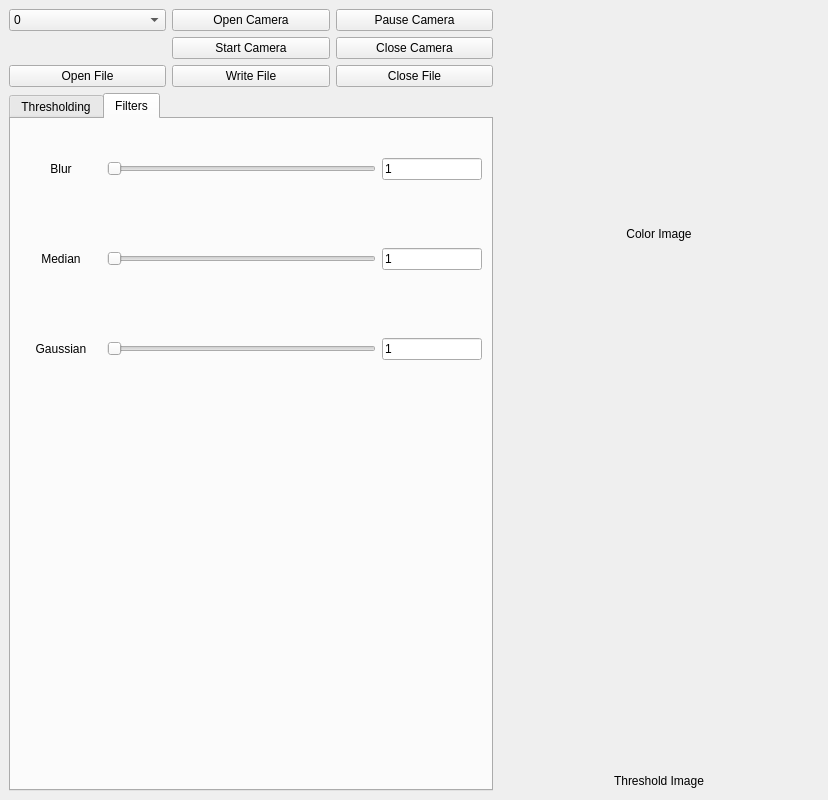
<?xml version="1.0" encoding="UTF-8"?>
<ui version="4.0">
 <class>MainWindow</class>
 <widget class="QMainWindow" name="MainWindow">
  <property name="minimumSize">
   <size>
    <width>828</width>
    <height>800</height>
   </size>
  </property>
  <property name="maximumSize">
   <size>
    <width>828</width>
    <height>800</height>
   </size>
  </property>
  <property name="windowTitle">
   <string>MainWindow</string>
  </property>
  <widget class="QWidget" name="centralwidget">
   <layout class="QGridLayout" name="gridLayout_2">
    <item row="0" column="0">
     <layout class="QHBoxLayout" name="horizontalLayout_8">
      <item>
       <layout class="QVBoxLayout" name="verticalLayout_5">
        <item>
         <layout class="QGridLayout" name="gridLayout">
          <item row="0" column="0">
           <widget class="QComboBox" name="cameraNo">
            <item>
             <property name="text">
              <string>0</string>
             </property>
            </item>
            <item>
             <property name="text">
              <string>1</string>
             </property>
            </item>
           </widget>
          </item>
          <item row="0" column="1">
           <widget class="QPushButton" name="openCamera">
            <property name="text">
             <string>Open Camera</string>
            </property>
           </widget>
          </item>
          <item row="3" column="1">
           <widget class="QPushButton" name="writeFile">
            <property name="text">
             <string>Write File</string>
            </property>
           </widget>
          </item>
          <item row="3" column="0">
           <widget class="QPushButton" name="openFile">
            <property name="text">
             <string>Open File</string>
            </property>
           </widget>
          </item>
          <item row="3" column="2">
           <widget class="QPushButton" name="closeFile">
            <property name="text">
             <string>Close File</string>
            </property>
           </widget>
          </item>
          <item row="0" column="2">
           <widget class="QPushButton" name="pauseCamera">
            <property name="text">
             <string>Pause Camera</string>
            </property>
           </widget>
          </item>
          <item row="1" column="2">
           <widget class="QPushButton" name="closeCamera">
            <property name="text">
             <string>Close Camera</string>
            </property>
           </widget>
          </item>
          <item row="1" column="1">
           <widget class="QPushButton" name="startCamera">
            <property name="text">
             <string>Start Camera</string>
            </property>
           </widget>
          </item>
         </layout>
        </item>
        <item>
         <widget class="QTabWidget" name="tabWidget">
          <property name="toolTip">
           <string>&lt;html&gt;&lt;head/&gt;&lt;body&gt;&lt;p&gt;&lt;br/&gt;&lt;/p&gt;&lt;/body&gt;&lt;/html&gt;</string>
          </property>
          <property name="currentIndex">
           <number>1</number>
          </property>
          <widget class="QWidget" name="tab_5">
           <attribute name="title">
            <string>Thresholding</string>
           </attribute>
           <widget class="QWidget" name="">
            <property name="geometry">
             <rect>
              <x>0</x>
              <y>0</y>
              <width>471</width>
              <height>521</height>
             </rect>
            </property>
            <layout class="QVBoxLayout" name="verticalLayout_4">
             <item>
              <spacer name="verticalSpacer_10">
               <property name="orientation">
                <enum>Qt::Vertical</enum>
               </property>
               <property name="sizeHint" stdset="0">
                <size>
                 <width>20</width>
                 <height>40</height>
                </size>
               </property>
              </spacer>
             </item>
             <item>
              <layout class="QHBoxLayout" name="horizontalLayout_7">
               <item>
                <widget class="QLabel" name="label_11">
                 <property name="minimumSize">
                  <size>
                   <width>70</width>
                   <height>20</height>
                  </size>
                 </property>
                 <property name="maximumSize">
                  <size>
                   <width>70</width>
                   <height>20</height>
                  </size>
                 </property>
                 <property name="text">
                  <string>H</string>
                 </property>
                 <property name="alignment">
                  <set>Qt::AlignCenter</set>
                 </property>
                </widget>
               </item>
               <item>
                <widget class="QSlider" name="HValue_slider">
                 <property name="minimumSize">
                  <size>
                   <width>320</width>
                   <height>30</height>
                  </size>
                 </property>
                 <property name="maximumSize">
                  <size>
                   <width>320</width>
                   <height>30</height>
                  </size>
                 </property>
                 <property name="maximum">
                  <number>255</number>
                 </property>
                 <property name="orientation">
                  <enum>Qt::Horizontal</enum>
                 </property>
                </widget>
               </item>
               <item>
                <widget class="QLineEdit" name="HValue_text">
                 <property name="minimumSize">
                  <size>
                   <width>70</width>
                   <height>30</height>
                  </size>
                 </property>
                 <property name="maximumSize">
                  <size>
                   <width>70</width>
                   <height>30</height>
                  </size>
                 </property>
                 <property name="text">
                  <string>0</string>
                 </property>
                 <property name="alignment">
                  <set>Qt::AlignCenter</set>
                 </property>
                 <property name="readOnly">
                  <bool>true</bool>
                 </property>
                </widget>
               </item>
              </layout>
             </item>
             <item>
              <spacer name="verticalSpacer_9">
               <property name="orientation">
                <enum>Qt::Vertical</enum>
               </property>
               <property name="sizeHint" stdset="0">
                <size>
                 <width>20</width>
                 <height>40</height>
                </size>
               </property>
              </spacer>
             </item>
             <item>
              <layout class="QHBoxLayout" name="horizontalLayout">
               <item>
                <widget class="QLabel" name="label_5">
                 <property name="minimumSize">
                  <size>
                   <width>70</width>
                   <height>20</height>
                  </size>
                 </property>
                 <property name="maximumSize">
                  <size>
                   <width>70</width>
                   <height>20</height>
                  </size>
                 </property>
                 <property name="text">
                  <string>S</string>
                 </property>
                 <property name="alignment">
                  <set>Qt::AlignCenter</set>
                 </property>
                </widget>
               </item>
               <item>
                <widget class="QSlider" name="SValue_slider">
                 <property name="minimumSize">
                  <size>
                   <width>320</width>
                   <height>30</height>
                  </size>
                 </property>
                 <property name="maximumSize">
                  <size>
                   <width>320</width>
                   <height>30</height>
                  </size>
                 </property>
                 <property name="maximum">
                  <number>255</number>
                 </property>
                 <property name="orientation">
                  <enum>Qt::Horizontal</enum>
                 </property>
                </widget>
               </item>
               <item>
                <widget class="QLineEdit" name="SValue_text">
                 <property name="minimumSize">
                  <size>
                   <width>70</width>
                   <height>30</height>
                  </size>
                 </property>
                 <property name="maximumSize">
                  <size>
                   <width>70</width>
                   <height>30</height>
                  </size>
                 </property>
                 <property name="text">
                  <string>0</string>
                 </property>
                 <property name="alignment">
                  <set>Qt::AlignCenter</set>
                 </property>
                 <property name="readOnly">
                  <bool>true</bool>
                 </property>
                </widget>
               </item>
              </layout>
             </item>
             <item>
              <spacer name="verticalSpacer">
               <property name="orientation">
                <enum>Qt::Vertical</enum>
               </property>
               <property name="sizeHint" stdset="0">
                <size>
                 <width>20</width>
                 <height>40</height>
                </size>
               </property>
              </spacer>
             </item>
             <item>
              <layout class="QHBoxLayout" name="horizontalLayout_2">
               <item>
                <widget class="QLabel" name="label_6">
                 <property name="minimumSize">
                  <size>
                   <width>70</width>
                   <height>20</height>
                  </size>
                 </property>
                 <property name="maximumSize">
                  <size>
                   <width>70</width>
                   <height>20</height>
                  </size>
                 </property>
                 <property name="text">
                  <string>V</string>
                 </property>
                 <property name="alignment">
                  <set>Qt::AlignCenter</set>
                 </property>
                </widget>
               </item>
               <item>
                <widget class="QSlider" name="VValue_slider">
                 <property name="minimumSize">
                  <size>
                   <width>320</width>
                   <height>30</height>
                  </size>
                 </property>
                 <property name="maximumSize">
                  <size>
                   <width>320</width>
                   <height>30</height>
                  </size>
                 </property>
                 <property name="maximum">
                  <number>255</number>
                 </property>
                 <property name="orientation">
                  <enum>Qt::Horizontal</enum>
                 </property>
                </widget>
               </item>
               <item>
                <widget class="QLineEdit" name="VValue_text">
                 <property name="minimumSize">
                  <size>
                   <width>70</width>
                   <height>30</height>
                  </size>
                 </property>
                 <property name="maximumSize">
                  <size>
                   <width>70</width>
                   <height>30</height>
                  </size>
                 </property>
                 <property name="text">
                  <string>0</string>
                 </property>
                 <property name="alignment">
                  <set>Qt::AlignCenter</set>
                 </property>
                 <property name="readOnly">
                  <bool>true</bool>
                 </property>
                </widget>
               </item>
              </layout>
             </item>
             <item>
              <spacer name="verticalSpacer_2">
               <property name="orientation">
                <enum>Qt::Vertical</enum>
               </property>
               <property name="sizeHint" stdset="0">
                <size>
                 <width>20</width>
                 <height>40</height>
                </size>
               </property>
              </spacer>
             </item>
             <item>
              <layout class="QHBoxLayout" name="horizontalLayout_3">
               <item>
                <widget class="QLabel" name="label_7">
                 <property name="minimumSize">
                  <size>
                   <width>70</width>
                   <height>20</height>
                  </size>
                 </property>
                 <property name="maximumSize">
                  <size>
                   <width>70</width>
                   <height>20</height>
                  </size>
                 </property>
                 <property name="text">
                  <string>H_thresh</string>
                 </property>
                 <property name="alignment">
                  <set>Qt::AlignCenter</set>
                 </property>
                </widget>
               </item>
               <item>
                <widget class="QSlider" name="HThreshValue_slider">
                 <property name="minimumSize">
                  <size>
                   <width>320</width>
                   <height>30</height>
                  </size>
                 </property>
                 <property name="maximumSize">
                  <size>
                   <width>320</width>
                   <height>30</height>
                  </size>
                 </property>
                 <property name="maximum">
                  <number>255</number>
                 </property>
                 <property name="orientation">
                  <enum>Qt::Horizontal</enum>
                 </property>
                </widget>
               </item>
               <item>
                <widget class="QLineEdit" name="HThreshValue_text">
                 <property name="minimumSize">
                  <size>
                   <width>70</width>
                   <height>30</height>
                  </size>
                 </property>
                 <property name="maximumSize">
                  <size>
                   <width>70</width>
                   <height>30</height>
                  </size>
                 </property>
                 <property name="text">
                  <string>0</string>
                 </property>
                 <property name="alignment">
                  <set>Qt::AlignCenter</set>
                 </property>
                 <property name="readOnly">
                  <bool>true</bool>
                 </property>
                </widget>
               </item>
              </layout>
             </item>
             <item>
              <spacer name="verticalSpacer_3">
               <property name="orientation">
                <enum>Qt::Vertical</enum>
               </property>
               <property name="sizeHint" stdset="0">
                <size>
                 <width>20</width>
                 <height>40</height>
                </size>
               </property>
              </spacer>
             </item>
             <item>
              <layout class="QHBoxLayout" name="horizontalLayout_4">
               <item>
                <widget class="QLabel" name="label_8">
                 <property name="minimumSize">
                  <size>
                   <width>70</width>
                   <height>20</height>
                  </size>
                 </property>
                 <property name="maximumSize">
                  <size>
                   <width>70</width>
                   <height>20</height>
                  </size>
                 </property>
                 <property name="text">
                  <string>S_thresh</string>
                 </property>
                 <property name="alignment">
                  <set>Qt::AlignCenter</set>
                 </property>
                </widget>
               </item>
               <item>
                <widget class="QSlider" name="SThreshValue_slider">
                 <property name="minimumSize">
                  <size>
                   <width>320</width>
                   <height>30</height>
                  </size>
                 </property>
                 <property name="maximumSize">
                  <size>
                   <width>320</width>
                   <height>30</height>
                  </size>
                 </property>
                 <property name="maximum">
                  <number>255</number>
                 </property>
                 <property name="orientation">
                  <enum>Qt::Horizontal</enum>
                 </property>
                </widget>
               </item>
               <item>
                <widget class="QLineEdit" name="SThreshValue_text">
                 <property name="minimumSize">
                  <size>
                   <width>70</width>
                   <height>30</height>
                  </size>
                 </property>
                 <property name="maximumSize">
                  <size>
                   <width>70</width>
                   <height>30</height>
                  </size>
                 </property>
                 <property name="text">
                  <string>0</string>
                 </property>
                 <property name="alignment">
                  <set>Qt::AlignCenter</set>
                 </property>
                 <property name="readOnly">
                  <bool>true</bool>
                 </property>
                </widget>
               </item>
              </layout>
             </item>
             <item>
              <spacer name="verticalSpacer_4">
               <property name="orientation">
                <enum>Qt::Vertical</enum>
               </property>
               <property name="sizeHint" stdset="0">
                <size>
                 <width>20</width>
                 <height>40</height>
                </size>
               </property>
              </spacer>
             </item>
             <item>
              <layout class="QHBoxLayout" name="horizontalLayout_5">
               <item>
                <widget class="QLabel" name="label_9">
                 <property name="minimumSize">
                  <size>
                   <width>70</width>
                   <height>20</height>
                  </size>
                 </property>
                 <property name="maximumSize">
                  <size>
                   <width>70</width>
                   <height>20</height>
                  </size>
                 </property>
                 <property name="text">
                  <string>V_thresh</string>
                 </property>
                 <property name="alignment">
                  <set>Qt::AlignCenter</set>
                 </property>
                </widget>
               </item>
               <item>
                <widget class="QSlider" name="VThreshValue_slider">
                 <property name="minimumSize">
                  <size>
                   <width>320</width>
                   <height>30</height>
                  </size>
                 </property>
                 <property name="maximumSize">
                  <size>
                   <width>320</width>
                   <height>30</height>
                  </size>
                 </property>
                 <property name="maximum">
                  <number>255</number>
                 </property>
                 <property name="orientation">
                  <enum>Qt::Horizontal</enum>
                 </property>
                </widget>
               </item>
               <item>
                <widget class="QLineEdit" name="VThreshValue_text">
                 <property name="minimumSize">
                  <size>
                   <width>70</width>
                   <height>30</height>
                  </size>
                 </property>
                 <property name="maximumSize">
                  <size>
                   <width>70</width>
                   <height>30</height>
                  </size>
                 </property>
                 <property name="text">
                  <string>0</string>
                 </property>
                 <property name="alignment">
                  <set>Qt::AlignCenter</set>
                 </property>
                 <property name="readOnly">
                  <bool>true</bool>
                 </property>
                </widget>
               </item>
              </layout>
             </item>
             <item>
              <spacer name="verticalSpacer_5">
               <property name="orientation">
                <enum>Qt::Vertical</enum>
               </property>
               <property name="sizeHint" stdset="0">
                <size>
                 <width>20</width>
                 <height>40</height>
                </size>
               </property>
              </spacer>
             </item>
             <item>
              <layout class="QHBoxLayout" name="horizontalLayout_6">
               <item>
                <widget class="QLabel" name="label_10">
                 <property name="minimumSize">
                  <size>
                   <width>70</width>
                   <height>20</height>
                  </size>
                 </property>
                 <property name="maximumSize">
                  <size>
                   <width>70</width>
                   <height>20</height>
                  </size>
                 </property>
                 <property name="text">
                  <string>Blob</string>
                 </property>
                 <property name="alignment">
                  <set>Qt::AlignCenter</set>
                 </property>
                </widget>
               </item>
               <item>
                <widget class="QSlider" name="BlobValue_slider">
                 <property name="minimumSize">
                  <size>
                   <width>320</width>
                   <height>30</height>
                  </size>
                 </property>
                 <property name="maximumSize">
                  <size>
                   <width>320</width>
                   <height>30</height>
                  </size>
                 </property>
                 <property name="maximum">
                  <number>255</number>
                 </property>
                 <property name="orientation">
                  <enum>Qt::Horizontal</enum>
                 </property>
                </widget>
               </item>
               <item>
                <widget class="QLineEdit" name="BlobValue_text">
                 <property name="minimumSize">
                  <size>
                   <width>70</width>
                   <height>30</height>
                  </size>
                 </property>
                 <property name="maximumSize">
                  <size>
                   <width>70</width>
                   <height>30</height>
                  </size>
                 </property>
                 <property name="text">
                  <string>0</string>
                 </property>
                 <property name="alignment">
                  <set>Qt::AlignCenter</set>
                 </property>
                 <property name="readOnly">
                  <bool>true</bool>
                 </property>
                </widget>
               </item>
              </layout>
             </item>
            </layout>
           </widget>
          </widget>
          <widget class="QWidget" name="tab_6">
           <attribute name="title">
            <string>Filters</string>
           </attribute>
           <widget class="QWidget" name="gridLayoutWidget">
            <property name="geometry">
             <rect>
              <x>10</x>
              <y>100</y>
              <width>461</width>
              <height>80</height>
             </rect>
            </property>
            <layout class="QGridLayout" name="gridLayout_3">
             <item row="0" column="1">
              <widget class="QSlider" name="mblurSlider">
               <property name="minimum">
                <number>0</number>
               </property>
               <property name="maximum">
                <number>11</number>
               </property>
               <property name="singleStep">
                <number>1</number>
               </property>
               <property name="pageStep">
                <number>1</number>
               </property>
               <property name="value">
                <number>0</number>
               </property>
               <property name="sliderPosition">
                <number>0</number>
               </property>
               <property name="orientation">
                <enum>Qt::Horizontal</enum>
               </property>
              </widget>
             </item>
             <item row="0" column="2">
              <widget class="QLineEdit" name="mblurValLineEdit">
               <property name="maximumSize">
                <size>
                 <width>100</width>
                 <height>16777215</height>
                </size>
               </property>
               <property name="cursor">
                <cursorShape>BlankCursor</cursorShape>
               </property>
               <property name="text">
                <string>1</string>
               </property>
               <property name="maxLength">
                <number>50</number>
               </property>
              </widget>
             </item>
             <item row="0" column="0">
              <widget class="QLabel" name="label">
               <property name="minimumSize">
                <size>
                 <width>80</width>
                 <height>0</height>
                </size>
               </property>
               <property name="maximumSize">
                <size>
                 <width>80</width>
                 <height>16777215</height>
                </size>
               </property>
               <property name="text">
                <string>&lt;html&gt;&lt;head/&gt;&lt;body&gt;&lt;p align=&quot;center&quot;&gt;Median&lt;/p&gt;&lt;/body&gt;&lt;/html&gt;</string>
               </property>
              </widget>
             </item>
            </layout>
           </widget>
           <widget class="QWidget" name="gridLayoutWidget_2">
            <property name="geometry">
             <rect>
              <x>10</x>
              <y>190</y>
              <width>461</width>
              <height>80</height>
             </rect>
            </property>
            <layout class="QGridLayout" name="gridLayout_4">
             <item row="0" column="0">
              <widget class="QLabel" name="label_2">
               <property name="minimumSize">
                <size>
                 <width>80</width>
                 <height>0</height>
                </size>
               </property>
               <property name="maximumSize">
                <size>
                 <width>80</width>
                 <height>16777215</height>
                </size>
               </property>
               <property name="text">
                <string>&lt;html&gt;&lt;head/&gt;&lt;body&gt;&lt;p align=&quot;center&quot;&gt;Gaussian&lt;/p&gt;&lt;/body&gt;&lt;/html&gt;</string>
               </property>
              </widget>
             </item>
             <item row="0" column="1">
              <widget class="QSlider" name="gblurSlider">
               <property name="minimum">
                <number>0</number>
               </property>
               <property name="maximum">
                <number>11</number>
               </property>
               <property name="singleStep">
                <number>1</number>
               </property>
               <property name="pageStep">
                <number>1</number>
               </property>
               <property name="value">
                <number>0</number>
               </property>
               <property name="sliderPosition">
                <number>0</number>
               </property>
               <property name="orientation">
                <enum>Qt::Horizontal</enum>
               </property>
              </widget>
             </item>
             <item row="0" column="2">
              <widget class="QLineEdit" name="gblurValLineEdit">
               <property name="maximumSize">
                <size>
                 <width>100</width>
                 <height>16777215</height>
                </size>
               </property>
               <property name="cursor">
                <cursorShape>BlankCursor</cursorShape>
               </property>
               <property name="text">
                <string>1</string>
               </property>
               <property name="maxLength">
                <number>50</number>
               </property>
              </widget>
             </item>
            </layout>
           </widget>
           <widget class="QWidget" name="gridLayoutWidget_3">
            <property name="geometry">
             <rect>
              <x>10</x>
              <y>10</y>
              <width>461</width>
              <height>80</height>
             </rect>
            </property>
            <layout class="QGridLayout" name="gridLayout_5">
             <item row="0" column="0">
              <widget class="QLabel" name="label_12">
               <property name="minimumSize">
                <size>
                 <width>80</width>
                 <height>0</height>
                </size>
               </property>
               <property name="maximumSize">
                <size>
                 <width>80</width>
                 <height>16777215</height>
                </size>
               </property>
               <property name="text">
                <string>&lt;html&gt;&lt;head/&gt;&lt;body&gt;&lt;p align=&quot;center&quot;&gt;Blur&lt;/p&gt;&lt;/body&gt;&lt;/html&gt;</string>
               </property>
              </widget>
             </item>
             <item row="0" column="1">
              <widget class="QSlider" name="blurSlider">
               <property name="minimum">
                <number>1</number>
               </property>
               <property name="maximum">
                <number>11</number>
               </property>
               <property name="singleStep">
                <number>1</number>
               </property>
               <property name="pageStep">
                <number>2</number>
               </property>
               <property name="sliderPosition">
                <number>1</number>
               </property>
               <property name="orientation">
                <enum>Qt::Horizontal</enum>
               </property>
              </widget>
             </item>
             <item row="0" column="2">
              <widget class="QLineEdit" name="blurValLineEdit">
               <property name="maximumSize">
                <size>
                 <width>100</width>
                 <height>16777215</height>
                </size>
               </property>
               <property name="cursor">
                <cursorShape>BlankCursor</cursorShape>
               </property>
               <property name="text">
                <string>1</string>
               </property>
               <property name="maxLength">
                <number>50</number>
               </property>
              </widget>
             </item>
            </layout>
           </widget>
           <zorder>gridLayoutWidget</zorder>
           <zorder>mblurSlider</zorder>
           <zorder>gridLayoutWidget_2</zorder>
           <zorder>gridLayoutWidget_3</zorder>
           <zorder>label</zorder>
          </widget>
         </widget>
        </item>
       </layout>
      </item>
      <item>
       <layout class="QVBoxLayout" name="verticalLayout_3">
        <item>
         <layout class="QVBoxLayout" name="verticalLayout">
          <item>
           <spacer name="verticalSpacer_7">
            <property name="orientation">
             <enum>Qt::Vertical</enum>
            </property>
            <property name="sizeHint" stdset="0">
             <size>
              <width>20</width>
              <height>40</height>
             </size>
            </property>
           </spacer>
          </item>
          <item>
           <widget class="QLabel" name="label_3">
            <property name="minimumSize">
             <size>
              <width>320</width>
              <height>20</height>
             </size>
            </property>
            <property name="maximumSize">
             <size>
              <width>320</width>
              <height>20</height>
             </size>
            </property>
            <property name="text">
             <string>Color Image</string>
            </property>
            <property name="alignment">
             <set>Qt::AlignCenter</set>
            </property>
           </widget>
          </item>
         </layout>
        </item>
        <item>
         <spacer name="verticalSpacer_6">
          <property name="orientation">
           <enum>Qt::Vertical</enum>
          </property>
          <property name="sizeHint" stdset="0">
           <size>
            <width>20</width>
            <height>40</height>
           </size>
          </property>
         </spacer>
        </item>
        <item>
         <layout class="QVBoxLayout" name="verticalLayout_2">
          <item>
           <widget class="QLabel" name="binaryImage">
            <property name="minimumSize">
             <size>
              <width>320</width>
              <height>240</height>
             </size>
            </property>
            <property name="maximumSize">
             <size>
              <width>320</width>
              <height>240</height>
             </size>
            </property>
            <property name="text">
             <string/>
            </property>
            <property name="alignment">
             <set>Qt::AlignCenter</set>
            </property>
           </widget>
          </item>
          <item>
           <spacer name="verticalSpacer_8">
            <property name="orientation">
             <enum>Qt::Vertical</enum>
            </property>
            <property name="sizeHint" stdset="0">
             <size>
              <width>20</width>
              <height>40</height>
             </size>
            </property>
           </spacer>
          </item>
          <item>
           <widget class="QLabel" name="label_4">
            <property name="minimumSize">
             <size>
              <width>320</width>
              <height>20</height>
             </size>
            </property>
            <property name="maximumSize">
             <size>
              <width>320</width>
              <height>20</height>
             </size>
            </property>
            <property name="text">
             <string>Threshold Image</string>
            </property>
            <property name="alignment">
             <set>Qt::AlignCenter</set>
            </property>
           </widget>
          </item>
         </layout>
        </item>
       </layout>
      </item>
     </layout>
    </item>
   </layout>
  </widget>
 </widget>
 <resources/>
 <connections/>
</ui>
